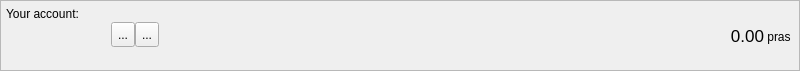
<?xml version="1.0" encoding="UTF-8"?>
<ui version="4.0">
 <class>AccountFrame</class>
 <widget class="QFrame" name="AccountFrame">
  <property name="geometry">
   <rect>
    <x>0</x>
    <y>0</y>
    <width>800</width>
    <height>71</height>
   </rect>
  </property>
  <property name="minimumSize">
   <size>
    <width>0</width>
    <height>70</height>
   </size>
  </property>
  <property name="maximumSize">
   <size>
    <width>16777215</width>
    <height>71</height>
   </size>
  </property>
  <property name="windowTitle">
   <string>Frame</string>
  </property>
  <property name="frameShape">
   <enum>QFrame::StyledPanel</enum>
  </property>
  <property name="frameShadow">
   <enum>QFrame::Plain</enum>
  </property>
  <layout class="QHBoxLayout" name="horizontalLayout_3">
   <property name="spacing">
    <number>0</number>
   </property>
   <property name="leftMargin">
    <number>5</number>
   </property>
   <property name="topMargin">
    <number>0</number>
   </property>
   <property name="rightMargin">
    <number>5</number>
   </property>
   <property name="bottomMargin">
    <number>0</number>
   </property>
   <item>
    <layout class="QVBoxLayout" name="verticalLayout_3">
     <property name="spacing">
      <number>1</number>
     </property>
     <property name="leftMargin">
      <number>0</number>
     </property>
     <property name="rightMargin">
      <number>0</number>
     </property>
     <item>
      <widget class="QLabel" name="label">
       <property name="minimumSize">
        <size>
         <width>0</width>
         <height>20</height>
        </size>
       </property>
       <property name="maximumSize">
        <size>
         <width>16777215</width>
         <height>20</height>
        </size>
       </property>
       <property name="text">
        <string>Your account:</string>
       </property>
       <property name="alignment">
        <set>Qt::AlignBottom|Qt::AlignLeading|Qt::AlignLeft</set>
       </property>
       <property name="margin">
        <number>0</number>
       </property>
       <property name="indent">
        <number>0</number>
       </property>
      </widget>
     </item>
     <item>
      <layout class="QHBoxLayout" name="horizontalLayout">
       <property name="spacing">
        <number>0</number>
       </property>
       <property name="bottomMargin">
        <number>0</number>
       </property>
       <item>
        <widget class="QLabel" name="m_addressLabel">
         <property name="sizePolicy">
          <sizepolicy hsizetype="Minimum" vsizetype="Preferred">
           <horstretch>0</horstretch>
           <verstretch>0</verstretch>
          </sizepolicy>
         </property>
         <property name="minimumSize">
          <size>
           <width>100</width>
           <height>22</height>
          </size>
         </property>
         <property name="maximumSize">
          <size>
           <width>16777215</width>
           <height>22</height>
          </size>
         </property>
         <property name="baseSize">
          <size>
           <width>0</width>
           <height>22</height>
          </size>
         </property>
         <property name="cursor">
          <cursorShape>IBeamCursor</cursorShape>
         </property>
         <property name="toolTip">
          <string>Your receiving address</string>
         </property>
         <property name="whatsThis">
          <string>This is your account address</string>
         </property>
         <property name="text">
          <string/>
         </property>
         <property name="alignment">
          <set>Qt::AlignBottom|Qt::AlignLeading|Qt::AlignLeft</set>
         </property>
         <property name="textInteractionFlags">
          <set>Qt::TextSelectableByKeyboard|Qt::TextSelectableByMouse</set>
         </property>
        </widget>
       </item>
       <item>
        <spacer name="horizontalSpacer_2">
         <property name="orientation">
          <enum>Qt::Horizontal</enum>
         </property>
         <property name="sizeType">
          <enum>QSizePolicy::Fixed</enum>
         </property>
         <property name="sizeHint" stdset="0">
          <size>
           <width>5</width>
           <height>25</height>
          </size>
         </property>
        </spacer>
       </item>
       <item>
        <widget class="QToolButton" name="m_copyButton">
         <property name="minimumSize">
          <size>
           <width>0</width>
           <height>25</height>
          </size>
         </property>
         <property name="toolTip">
          <string>Copy address</string>
         </property>
         <property name="statusTip">
          <string/>
         </property>
         <property name="whatsThis">
          <string/>
         </property>
         <property name="text">
          <string>...</string>
         </property>
         <property name="icon">
          <iconset resource="../../resources.qrc">
           <normaloff>:/icons/copy</normaloff>:/icons/copy</iconset>
         </property>
        </widget>
       </item>
       <item>
        <widget class="QToolButton" name="m_qrButton">
         <property name="minimumSize">
          <size>
           <width>0</width>
           <height>25</height>
          </size>
         </property>
         <property name="toolTip">
          <string>Show QR code</string>
         </property>
         <property name="statusTip">
          <string/>
         </property>
         <property name="text">
          <string>...</string>
         </property>
         <property name="icon">
          <iconset resource="../../resources.qrc">
           <normaloff>:/icons/qrcode</normaloff>:/icons/qrcode</iconset>
         </property>
        </widget>
       </item>
       <item>
        <spacer name="horizontalSpacer">
         <property name="orientation">
          <enum>Qt::Horizontal</enum>
         </property>
         <property name="sizeHint" stdset="0">
          <size>
           <width>0</width>
           <height>25</height>
          </size>
         </property>
        </spacer>
       </item>
       <item>
        <widget class="QLabel" name="totalBalance">
         <property name="sizePolicy">
          <sizepolicy hsizetype="Preferred" vsizetype="Preferred">
           <horstretch>0</horstretch>
           <verstretch>0</verstretch>
          </sizepolicy>
         </property>
         <property name="maximumSize">
          <size>
           <width>16777215</width>
           <height>24</height>
          </size>
         </property>
         <property name="font">
          <font>
           <pointsize>13</pointsize>
           <weight>50</weight>
           <bold>false</bold>
          </font>
         </property>
         <property name="toolTip">
          <string>Total balance</string>
         </property>
         <property name="statusTip">
          <string>Total balance</string>
         </property>
         <property name="text">
          <string>0.00</string>
         </property>
         <property name="alignment">
          <set>Qt::AlignBottom|Qt::AlignRight|Qt::AlignTrailing</set>
         </property>
         <property name="margin">
          <number>0</number>
         </property>
         <property name="textInteractionFlags">
          <set>Qt::TextSelectableByMouse</set>
         </property>
        </widget>
       </item>
       <item>
        <widget class="QLabel" name="label_2">
         <property name="sizePolicy">
          <sizepolicy hsizetype="Preferred" vsizetype="Fixed">
           <horstretch>0</horstretch>
           <verstretch>0</verstretch>
          </sizepolicy>
         </property>
         <property name="minimumSize">
          <size>
           <width>30</width>
           <height>20</height>
          </size>
         </property>
         <property name="maximumSize">
          <size>
           <width>16777215</width>
           <height>20</height>
          </size>
         </property>
         <property name="baseSize">
          <size>
           <width>-1</width>
           <height>20</height>
          </size>
         </property>
         <property name="text">
          <string> pras</string>
         </property>
         <property name="alignment">
          <set>Qt::AlignBottom|Qt::AlignLeading|Qt::AlignLeft</set>
         </property>
         <property name="margin">
          <number>0</number>
         </property>
        </widget>
       </item>
      </layout>
     </item>
     <item>
      <widget class="QLabel" name="addressStatusLabel">
       <property name="minimumSize">
        <size>
         <width>0</width>
         <height>20</height>
        </size>
       </property>
       <property name="maximumSize">
        <size>
         <width>16777215</width>
         <height>20</height>
        </size>
       </property>
       <property name="text">
        <string/>
       </property>
       <property name="alignment">
        <set>Qt::AlignLeading|Qt::AlignLeft|Qt::AlignTop</set>
       </property>
       <property name="margin">
        <number>0</number>
       </property>
       <property name="indent">
        <number>0</number>
       </property>
      </widget>
     </item>
    </layout>
   </item>
  </layout>
 </widget>
 <resources>
  <include location="../../resources.qrc"/>
 </resources>
 <connections>
  <connection>
   <sender>m_copyButton</sender>
   <signal>clicked()</signal>
   <receiver>AccountFrame</receiver>
   <slot>copyAddress()</slot>
   <hints>
    <hint type="sourcelabel">
     <x>818</x>
     <y>26</y>
    </hint>
    <hint type="destinationlabel">
     <x>422</x>
     <y>295</y>
    </hint>
   </hints>
  </connection>
  <connection>
   <sender>m_qrButton</sender>
   <signal>clicked()</signal>
   <receiver>AccountFrame</receiver>
   <slot>showQR()</slot>
   <hints>
    <hint type="sourcelabel">
     <x>802</x>
     <y>34</y>
    </hint>
    <hint type="destinationlabel">
     <x>494</x>
     <y>35</y>
    </hint>
   </hints>
  </connection>
 </connections>
 <slots>
  <slot>copyAddress()</slot>
 </slots>
</ui>
